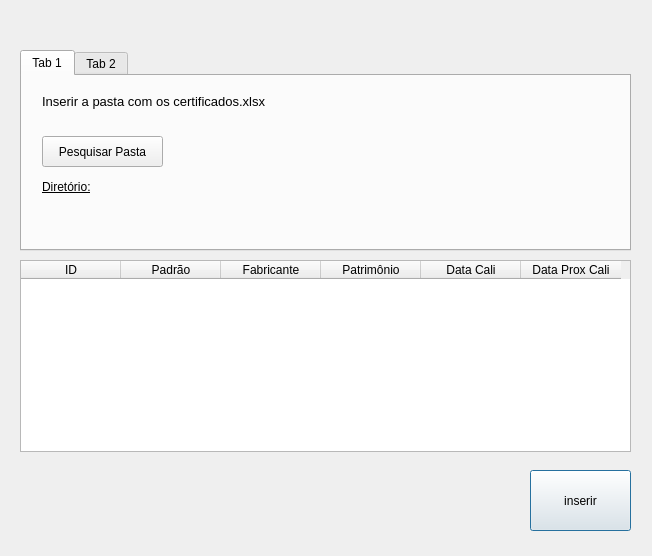
<?xml version="1.0" encoding="UTF-8"?>
<ui version="4.0">
 <class>FrmAddCertificado</class>
 <widget class="QDialog" name="FrmAddCertificado">
  <property name="geometry">
   <rect>
    <x>0</x>
    <y>0</y>
    <width>652</width>
    <height>556</height>
   </rect>
  </property>
  <property name="windowTitle">
   <string>Adicionar Certificado</string>
  </property>
  <property name="windowIcon">
   <iconset>
    <normaloff>../../images/btnAdicionarCertificado.ico</normaloff>../../images/btnAdicionarCertificado.ico</iconset>
  </property>
  <widget class="QTableWidget" name="tableWidget">
   <property name="geometry">
    <rect>
     <x>20</x>
     <y>260</y>
     <width>611</width>
     <height>192</height>
    </rect>
   </property>
   <column>
    <property name="text">
     <string>ID</string>
    </property>
   </column>
   <column>
    <property name="text">
     <string>Padrão</string>
    </property>
   </column>
   <column>
    <property name="text">
     <string>Fabricante</string>
    </property>
   </column>
   <column>
    <property name="text">
     <string>Patrimônio</string>
    </property>
   </column>
   <column>
    <property name="text">
     <string>Data Cali</string>
    </property>
   </column>
   <column>
    <property name="text">
     <string>Data Prox Cali</string>
    </property>
   </column>
  </widget>
  <widget class="QPushButton" name="btnInsert">
   <property name="geometry">
    <rect>
     <x>530</x>
     <y>470</y>
     <width>101</width>
     <height>61</height>
    </rect>
   </property>
   <property name="text">
    <string>inserir</string>
   </property>
   <property name="icon">
    <iconset>
     <normaloff>../../images/insert.png</normaloff>../../images/insert.png</iconset>
   </property>
   <property name="iconSize">
    <size>
     <width>30</width>
     <height>30</height>
    </size>
   </property>
  </widget>
  <widget class="QTabWidget" name="tabWidget">
   <property name="geometry">
    <rect>
     <x>20</x>
     <y>50</y>
     <width>611</width>
     <height>201</height>
    </rect>
   </property>
   <property name="currentIndex">
    <number>0</number>
   </property>
   <widget class="QWidget" name="tabDiretorio">
    <attribute name="title">
     <string>Tab 1</string>
    </attribute>
    <widget class="QLabel" name="labelHelp">
     <property name="geometry">
      <rect>
       <x>20</x>
       <y>10</y>
       <width>241</width>
       <height>31</height>
      </rect>
     </property>
     <property name="font">
      <font>
       <pointsize>10</pointsize>
      </font>
     </property>
     <property name="text">
      <string>Inserir a pasta com os certificados.xlsx</string>
     </property>
    </widget>
    <widget class="QPushButton" name="btnFolder">
     <property name="geometry">
      <rect>
       <x>20</x>
       <y>60</y>
       <width>121</width>
       <height>31</height>
      </rect>
     </property>
     <property name="text">
      <string>Pesquisar Pasta</string>
     </property>
     <property name="icon">
      <iconset>
       <normaloff>../../images/folder.ico</normaloff>../../images/folder.ico</iconset>
     </property>
    </widget>
    <widget class="QLabel" name="labelNomeDir">
     <property name="geometry">
      <rect>
       <x>20</x>
       <y>100</y>
       <width>51</width>
       <height>21</height>
      </rect>
     </property>
     <property name="font">
      <font>
       <italic>false</italic>
       <underline>true</underline>
      </font>
     </property>
     <property name="text">
      <string>Diretório:</string>
     </property>
    </widget>
    <widget class="QLabel" name="labelDir">
     <property name="geometry">
      <rect>
       <x>80</x>
       <y>100</y>
       <width>411</width>
       <height>21</height>
      </rect>
     </property>
     <property name="text">
      <string/>
     </property>
    </widget>
   </widget>
   <widget class="QWidget" name="tabRegistro">
    <attribute name="title">
     <string>Tab 2</string>
    </attribute>
    <widget class="QLabel" name="labelID">
     <property name="geometry">
      <rect>
       <x>20</x>
       <y>20</y>
       <width>21</width>
       <height>16</height>
      </rect>
     </property>
     <property name="text">
      <string>ID</string>
     </property>
    </widget>
    <widget class="QLineEdit" name="lineEditID">
     <property name="geometry">
      <rect>
       <x>20</x>
       <y>40</y>
       <width>81</width>
       <height>20</height>
      </rect>
     </property>
    </widget>
    <widget class="QLabel" name="labelPad">
     <property name="geometry">
      <rect>
       <x>20</x>
       <y>80</y>
       <width>47</width>
       <height>13</height>
      </rect>
     </property>
     <property name="text">
      <string>Padrão</string>
     </property>
    </widget>
    <widget class="QLineEdit" name="lineEditPad">
     <property name="geometry">
      <rect>
       <x>20</x>
       <y>100</y>
       <width>191</width>
       <height>20</height>
      </rect>
     </property>
    </widget>
    <widget class="QLineEdit" name="lineEditFab">
     <property name="geometry">
      <rect>
       <x>250</x>
       <y>40</y>
       <width>113</width>
       <height>20</height>
      </rect>
     </property>
    </widget>
    <widget class="QLineEdit" name="lineEditPatri">
     <property name="geometry">
      <rect>
       <x>250</x>
       <y>100</y>
       <width>231</width>
       <height>20</height>
      </rect>
     </property>
    </widget>
    <widget class="QLabel" name="labelFab">
     <property name="geometry">
      <rect>
       <x>250</x>
       <y>20</y>
       <width>51</width>
       <height>16</height>
      </rect>
     </property>
     <property name="text">
      <string>Fabricante</string>
     </property>
    </widget>
    <widget class="QLabel" name="labelPatri">
     <property name="geometry">
      <rect>
       <x>250</x>
       <y>80</y>
       <width>61</width>
       <height>16</height>
      </rect>
     </property>
     <property name="text">
      <string>Patrimônio</string>
     </property>
    </widget>
    <widget class="QPushButton" name="pushButton">
     <property name="geometry">
      <rect>
       <x>20</x>
       <y>140</y>
       <width>75</width>
       <height>23</height>
      </rect>
     </property>
     <property name="text">
      <string>Limpar</string>
     </property>
    </widget>
   </widget>
  </widget>
 </widget>
 <resources/>
 <connections/>
</ui>
